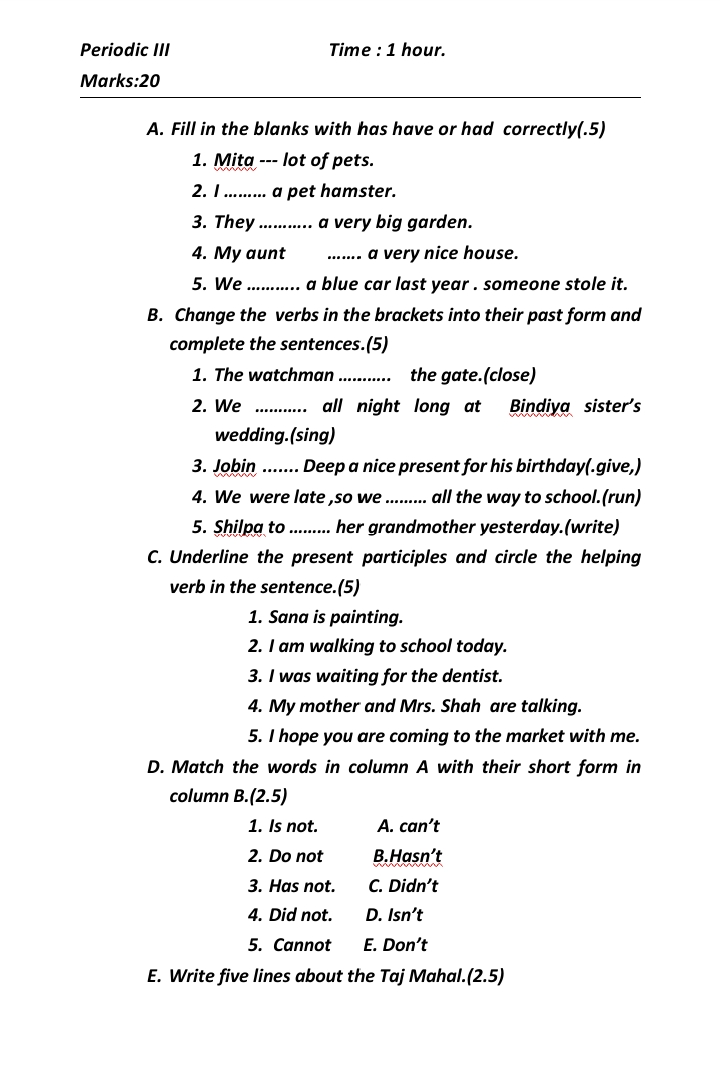
#> input picture test images/image 2.png, 720 x 1068 px
$ python -i ocr.py   (imports and definitions only)
#> lines starting #> are read from the running program, lines starting #| are printed output that depends on the picture; after the words box and inside, x2 and y2 are one past the last pixel; in counts of white or black regions, pixels touching at a corner belong together
#> further down, picture is the input picture: PIL image 720x1068 RGB; mean R, G, B 241.4, 241.3, 241.3
import re
import cv2
import numpy as np
import pytesseract
from pathlib import Path
from PIL import Image

pytesseract.pytesseract.tesseract_cmd = r'C:\Program Files\Tesseract-OCR\tesseract.exe'

RAW_TEXT_FILE_NAME = "raw_text.txt"


def _preprocess_image(image: Image.Image) -> Image.Image:
    img = np.array(image.convert("RGB"))
    img = cv2.cvtColor(img, cv2.COLOR_RGB2BGR)

    gray = cv2.cvtColor(img, cv2.COLOR_BGR2GRAY)
    gray = cv2.resize(gray, None, fx=2, fy=2, interpolation=cv2.INTER_CUBIC)
#> gray: shape (2136, 1440)

    # Adaptive threshold: finds more text but merges fill-in-blank dot sequences
    adaptive = cv2.adaptiveThreshold(
        gray, 255,
        cv2.ADAPTIVE_THRESH_GAUSSIAN_C,
        cv2.THRESH_BINARY,
        31, 10,
    )
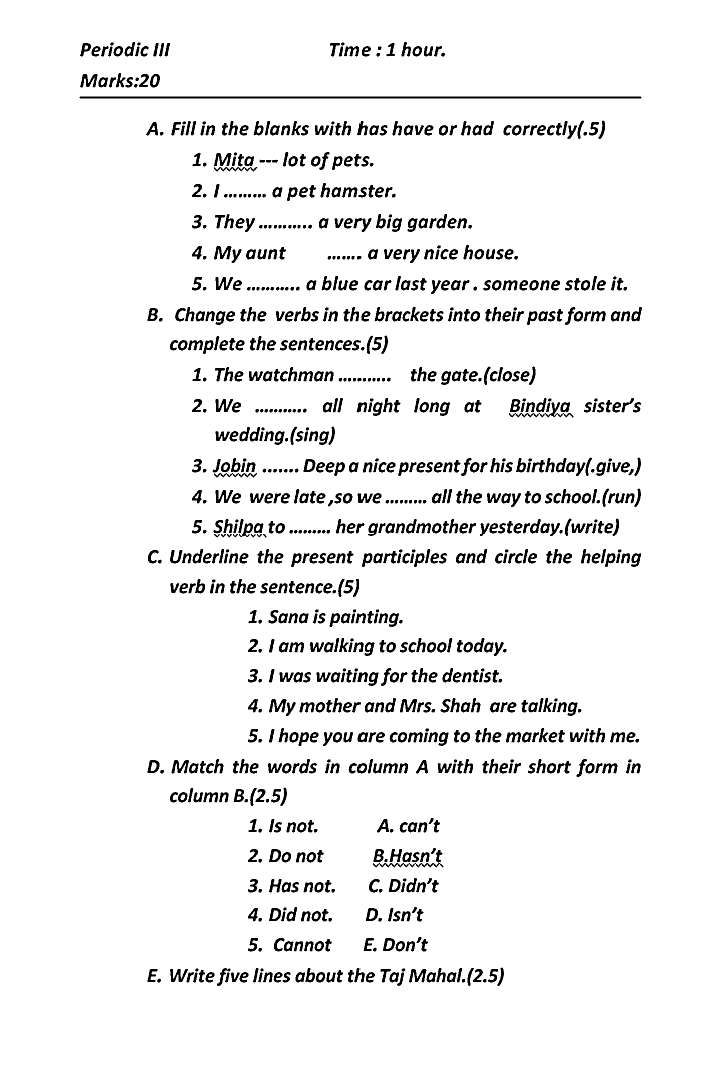
#> adaptive: shape (2136, 1440) (shown at 1/2 size); 94.1% white; 993 black regions (1 under 20 px), largest, box (x1, y1, x2, y2) and area: (159, 193, 1283, 197) 4492, (1018, 804, 1147, 835) 652, (746, 1726, 887, 1735) 511

    # CLAHE + Otsu: keeps dot gaps white but can miss text near large whitespace areas
    clahe = cv2.createCLAHE(clipLimit=2.0, tileGridSize=(8, 8))
    gray_clahe = clahe.apply(gray)
    _, otsu = cv2.threshold(gray_clahe, 0, 255, cv2.THRESH_BINARY + cv2.THRESH_OTSU)
#> otsu: shape (2136, 1440); 94.2% white; 994 black regions (4 under 20 px), largest, box (x1, y1, x2, y2) and area: (160, 194, 1282, 196) 2244, (800, 1398, 834, 1424) 507, (161, 148, 195, 174) 503

    # OR combination: white if either image says white.
    # Where adaptive merged the dots into a bar (black) but Otsu kept gaps (white) → OR=white
    # Where both agree on text (both black) → OR=black, all text preserved
    combined = cv2.bitwise_or(adaptive, otsu)
#> combined: shape (2136, 1440); 94.4% white; 995 black regions (4 under 20 px), largest, box (x1, y1, x2, y2) and area: (160, 194, 1282, 196) 2244, (161, 148, 195, 174) 471, (800, 1398, 834, 1424) 469

    return Image.fromarray(combined)


# [51 lines left out: functions _clean_line, run_ocr, not called in this run]


def main() -> None:
    raise SystemExit("Run this project from app.py")


# [2 lines not run here, left out]

>>> from PIL import Image
>>> picture = Image.open('../test images/image 2.png')
>>> result = _preprocess_image(picture)

$ run again, on test images/image 3.png
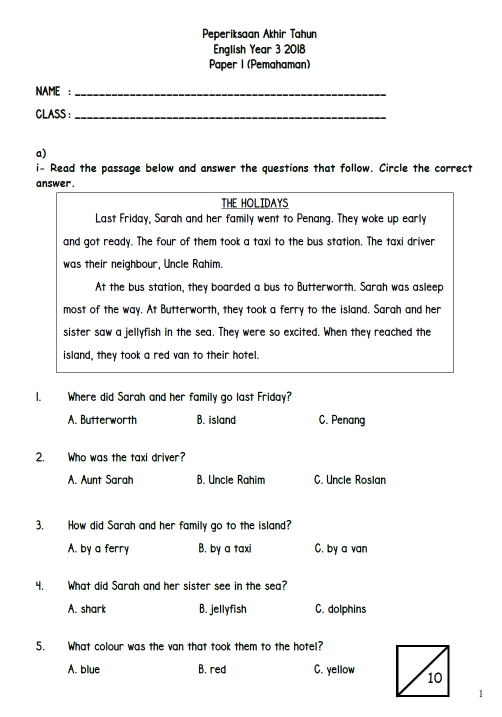
#> input picture test images/image 3.png, 1004 x 1434 px (shown at 1/2 size)
#> picture is the input picture: PIL image 1004x1434 RGB; mean R, G, B 244.1, 244.3, 244.2
#> in _preprocess_image, `gray = cv2.resize(gray, None, fx=2, fy=2, interpolation=cv2.INTER_CUBIC)`:
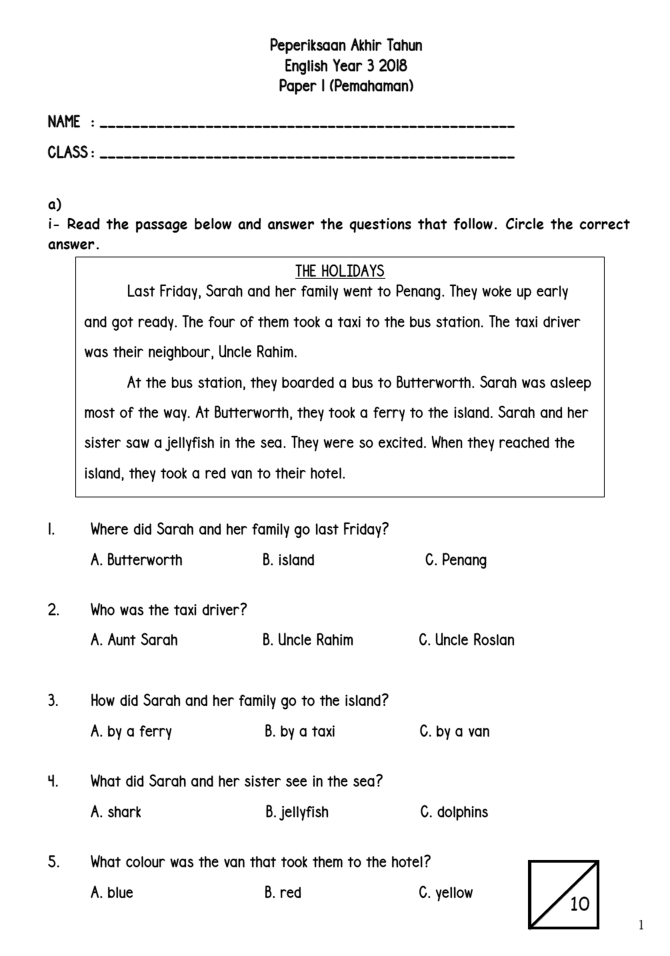
#> gray: shape (2868, 2008) (shown at 1/3 size); min 0, max 255, mean 244.1
#> in _preprocess_image, `adaptive = cv2.adaptiveThreshold( gray, 255, cv2.ADAPTIVE_THRESH_GAUSS..`:
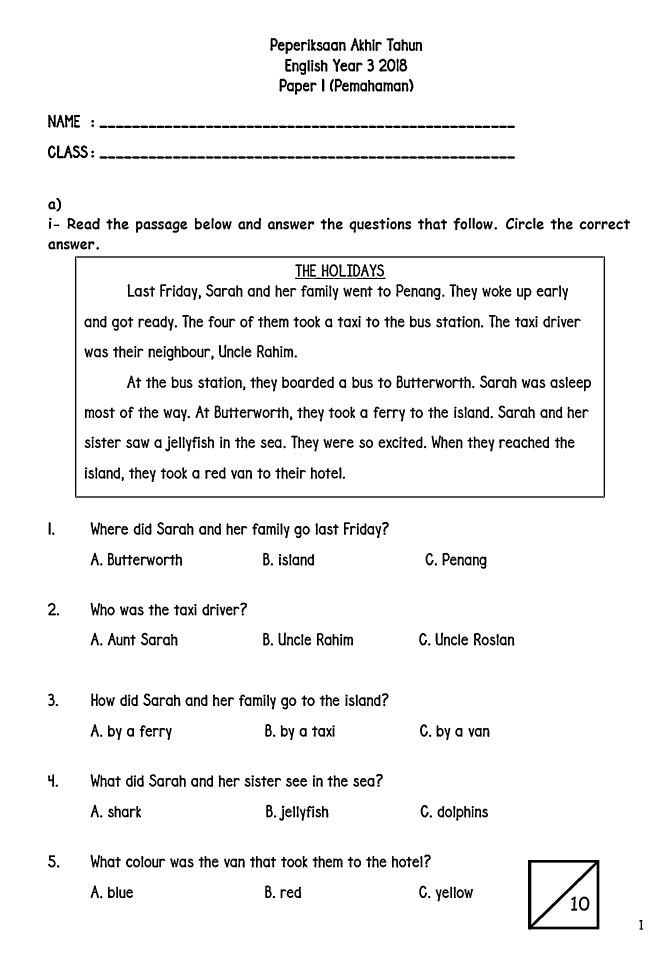
#> adaptive: shape (2868, 2008) (shown at 1/3 size); 95.2% white; 918 black regions, largest, box (x1, y1, x2, y2) and area: (225, 769, 1815, 1493) 18420, (1584, 2580, 1798, 2789) 9164, (218, 436, 264, 474) 846
#> otsu: shape (2868, 2008); 95.4% white; 926 black regions, largest, box (x1, y1, x2, y2) and area: (1584, 2580, 1798, 2789) 9333, (226, 770, 1814, 1492) 9228, (145, 344, 194, 382) 1052
#> combined: shape (2868, 2008); 95.6% white; 938 black regions, largest, box (x1, y1, x2, y2) and area: (226, 770, 1814, 1492) 9228, (1584, 2580, 1798, 2789) 9164, (218, 436, 264, 474) 836

$ run again, on test images/image 4.png
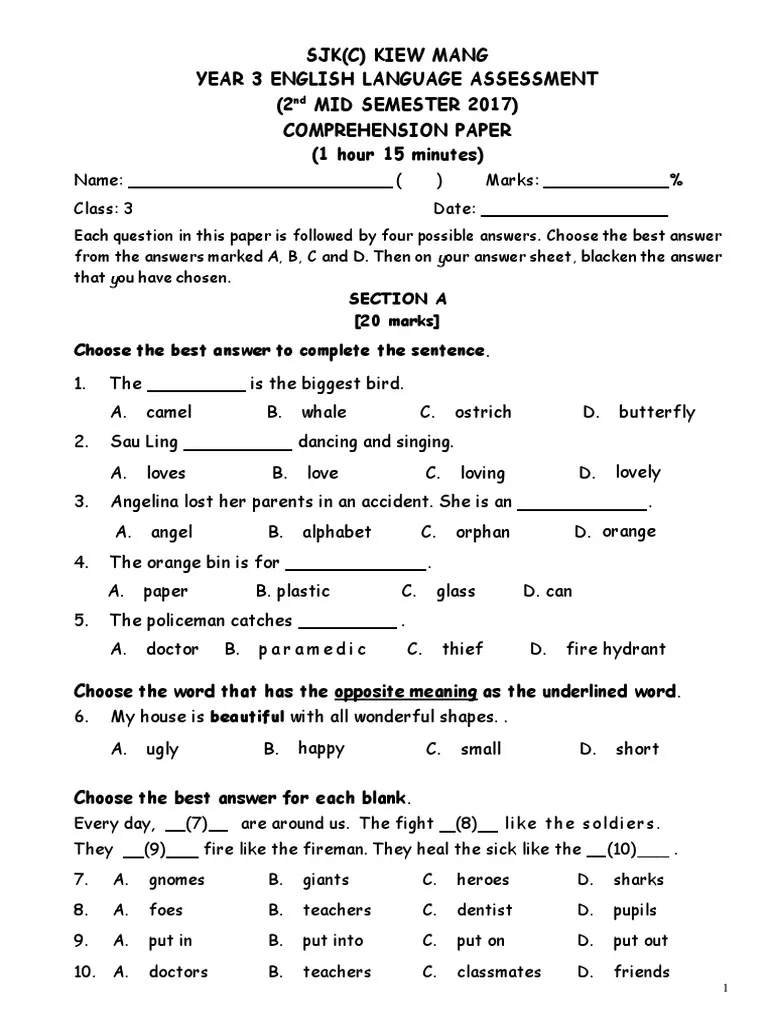
#> input picture test images/image 4.png, 768 x 1024 px
#> picture is the input picture: PIL image 768x1024 P; mean R, G, B 239.3, 239.3, 239.3
#> in _preprocess_image, `adaptive = cv2.adaptiveThreshold( gray, 255, cv2.ADAPTIVE_THRESH_GAUSS..`:
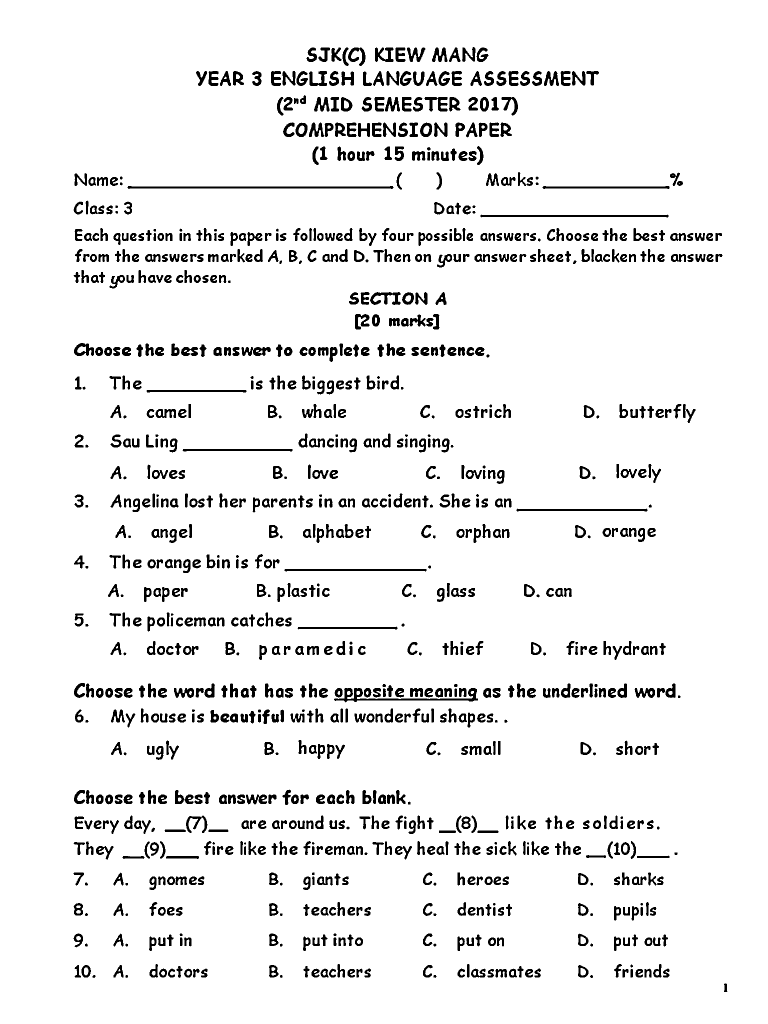
#> adaptive: shape (2048, 1536) (shown at 1/2 size); 93.3% white; 1070 black regions (5 under 20 px), largest, box (x1, y1, x2, y2) and area: (255, 372, 787, 378) 2142, (668, 1376, 956, 1405) 1917, (961, 429, 1337, 435) 1510
#> in _preprocess_image, `_, otsu = cv2.threshold(gray_clahe, 0, 255, cv2.THRESH_BINARY + cv2.TH..`:
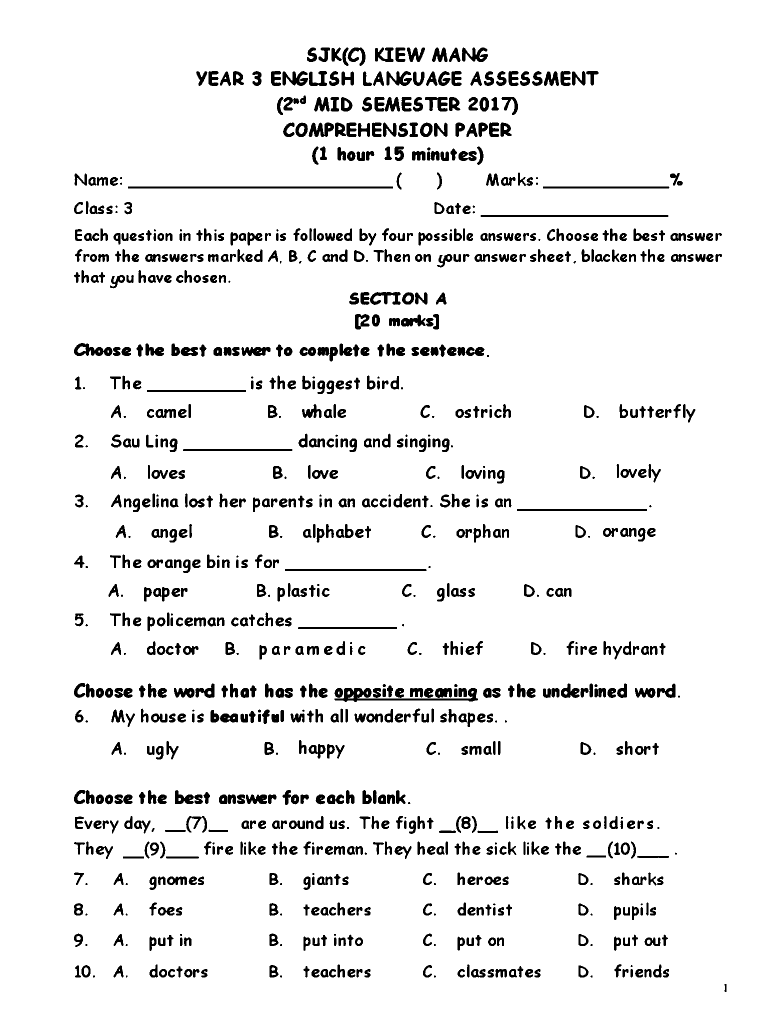
#> otsu: shape (2048, 1536) (shown at 1/2 size); 93% white; 1024 black regions (120 under 20 px), largest, box (x1, y1, x2, y2) and area: (669, 1376, 956, 1404) 2346, (256, 373, 786, 377) 2120, (961, 430, 1337, 434) 1500
#> combined: shape (2048, 1536); 93.5% white; 1070 black regions (120 under 20 px), largest, box (x1, y1, x2, y2) and area: (256, 373, 786, 377) 2120, (669, 1376, 956, 1404) 1910, (961, 430, 1337, 434) 1500

$ run again, on test images/image 5.png
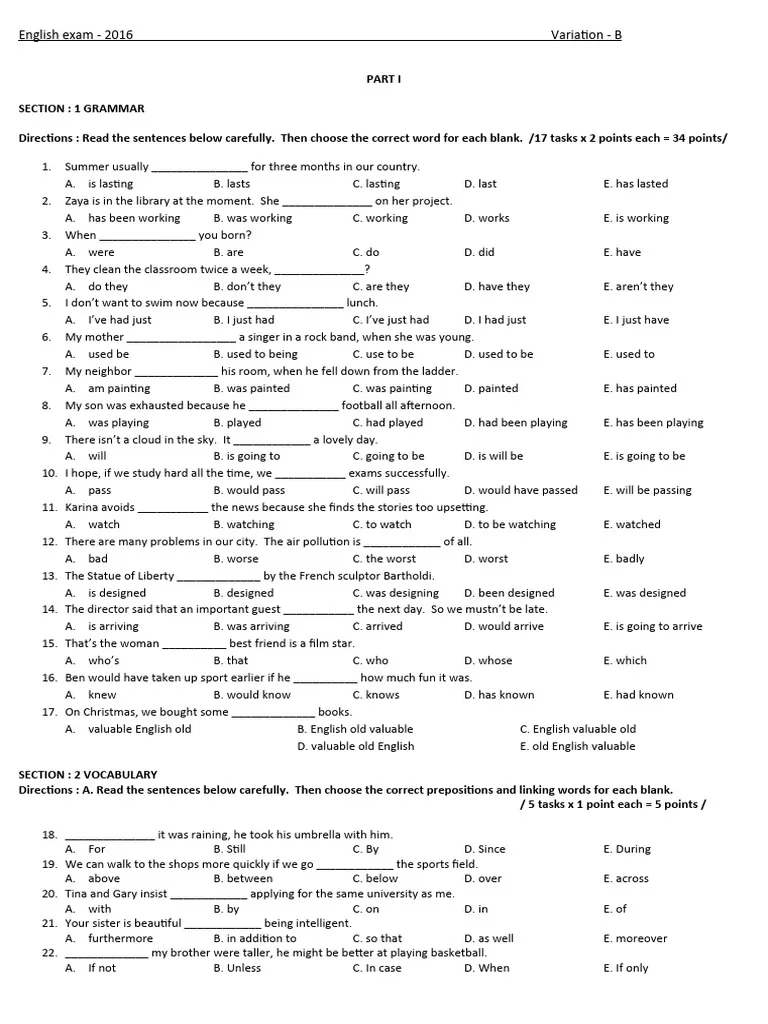
#> input picture test images/image 5.png, 768 x 1024 px
#> picture is the input picture: PIL image 768x1024 P; mean R, G, B 242.6, 242.6, 242.6
#> in _preprocess_image, `adaptive = cv2.adaptiveThreshold( gray, 255, cv2.ADAPTIVE_THRESH_GAUSS..`:
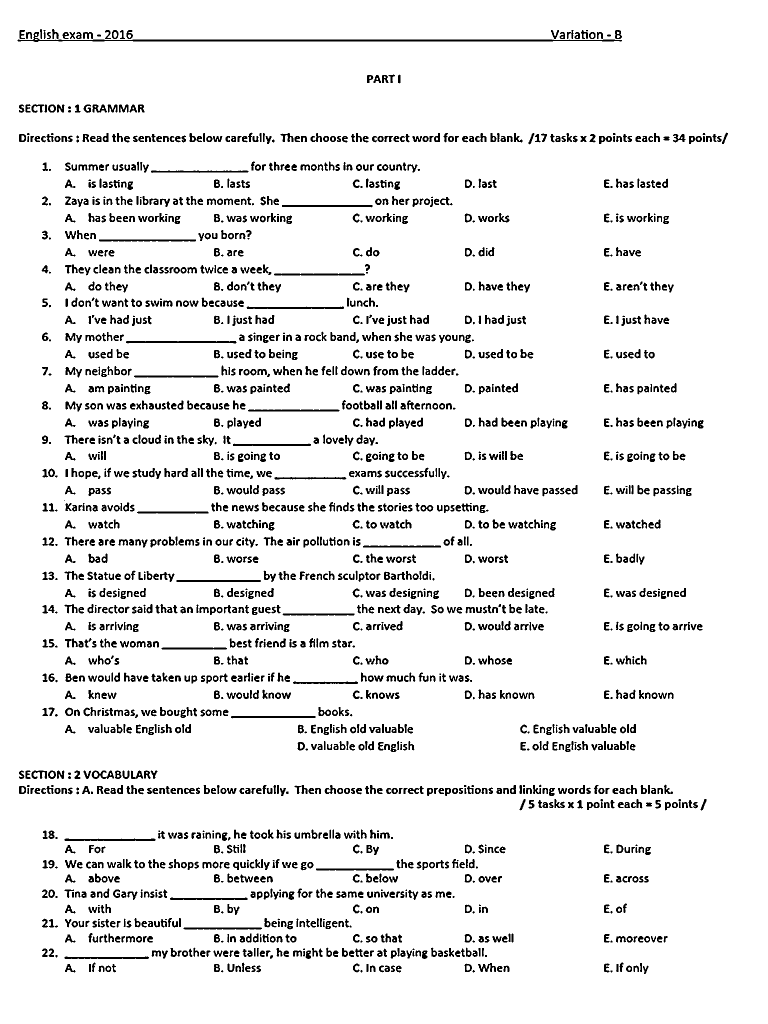
#> adaptive: shape (2048, 1536) (shown at 1/2 size); 92.7% white; 2437 black regions (246 under 20 px), largest, box (x1, y1, x2, y2) and area: (35, 64, 1244, 84) 4352, (252, 682, 473, 687) 881, (493, 613, 688, 618) 777
#> in _preprocess_image, `_, otsu = cv2.threshold(gray_clahe, 0, 255, cv2.THRESH_BINARY + cv2.TH..`:
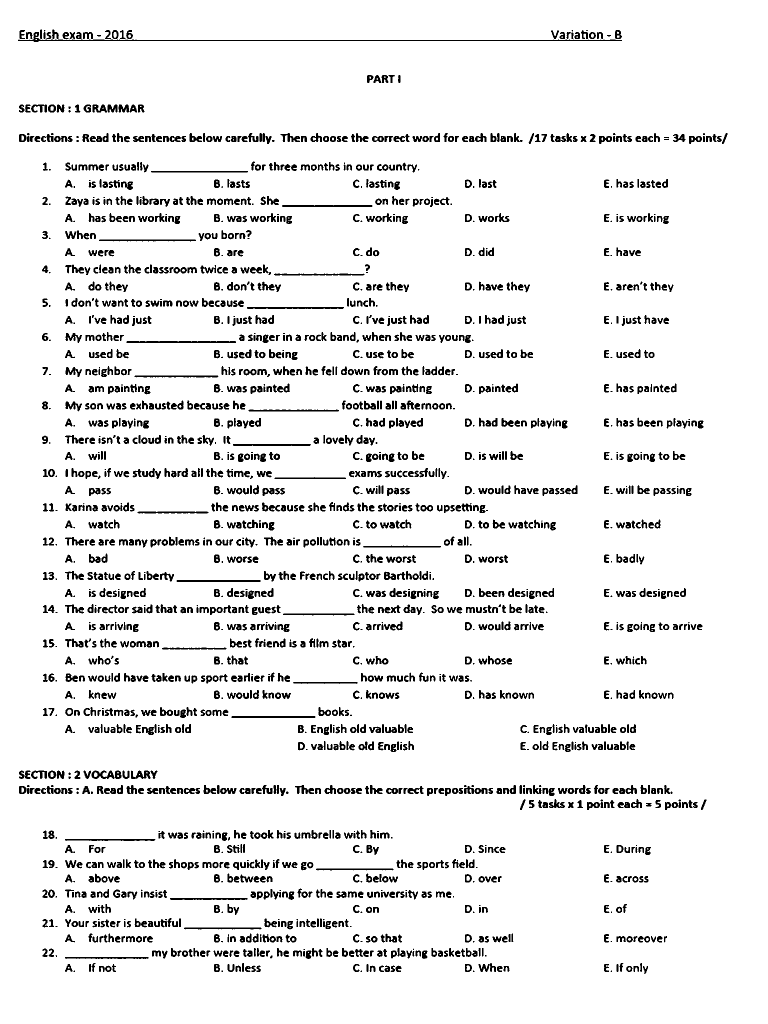
#> otsu: shape (2048, 1536) (shown at 1/2 size); 92.6% white; 2332 black regions (291 under 20 px), largest, box (x1, y1, x2, y2) and area: (36, 64, 1244, 84) 2673, (253, 682, 472, 686) 855, (494, 614, 688, 618) 745
#> combined: shape (2048, 1536); 93% white; 2470 black regions (293 under 20 px), largest, box (x1, y1, x2, y2) and area: (36, 64, 1244, 84) 2596, (253, 682, 472, 686) 855, (494, 614, 688, 618) 745
